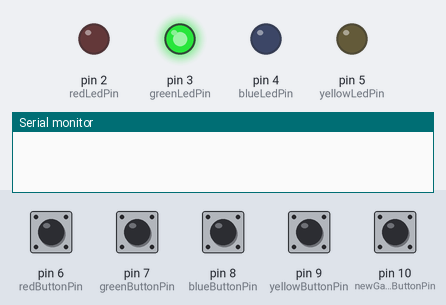
Bench run of a sketch on a simulated Arduino Uno, built with avr-gcc and run on an emulated ATmega328P. On the bench: output pins drawn as LEDs (lit = HIGH), the last lines printed to the serial monitor. Dashed ring = blinking. Inputs (shaded band) come from the test bench; at power-on: pin 6 (redButtonPin), pin 7 (greenButtonPin), pin 8 (blueButtonPin), pin 9 (yellowButtonPin), pin 10 (newGameButtonPin) LOW. Random numbers use the default seed unless the sketch sets one.

Above: at 1.2 s.
1.3 s: pin 10 (newGameButtonPin) pulled HIGH for 0.15 s
At 2.1 s:
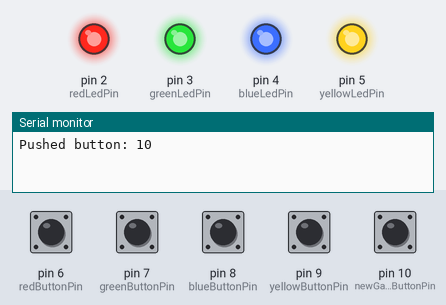
4.4 s: pin 6 (redButtonPin) pulled HIGH for 0.15 s
At 7.0 s:
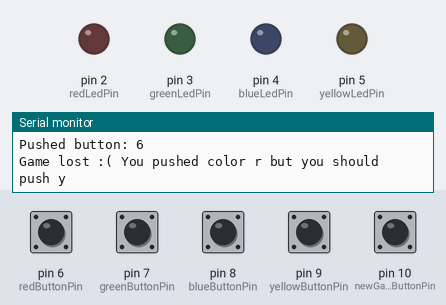
7.4 s: pin 8 (blueButtonPin) pulled HIGH for 0.15 s
At 7.67 s:
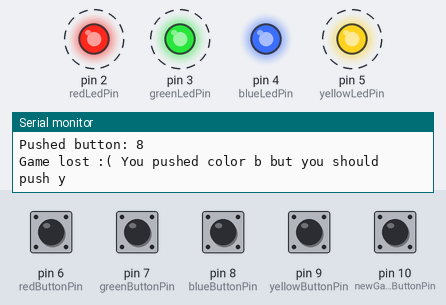
10.4 s: pin 9 (yellowButtonPin) pulled HIGH for 0.15 s
At 12.1 s:
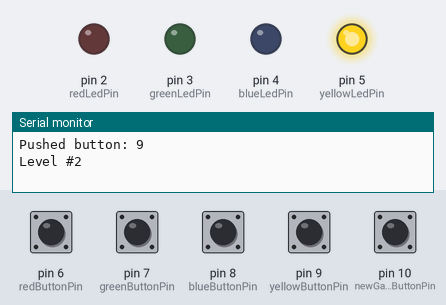
13.5 s: pin 7 (greenButtonPin) pulsed HIGH 5 times (0.12 s each, 0.3 s apart)
At 14.94 s:
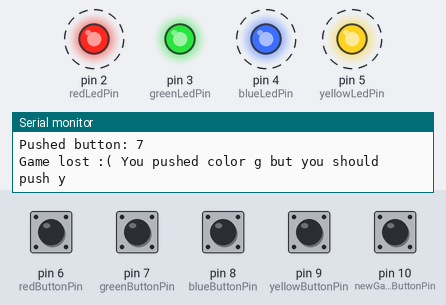
16.5 s: pin 6 (redButtonPin) pulled HIGH for 1 s
At 17.3 s:
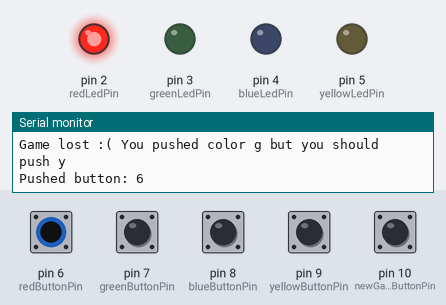
Timing chart, 0 to 20.3 s (numbered marks = the images above; inputs shaded):
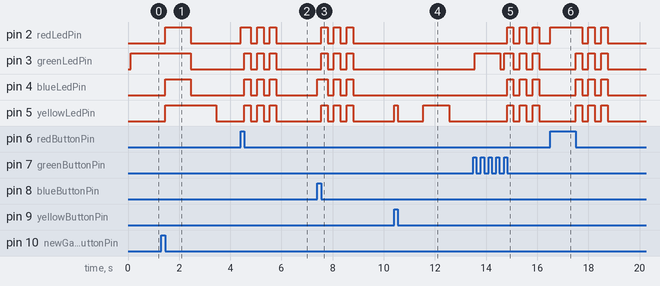

Measured:
- after the input at 1.3 s, pin 2 (redLedPin), pin 4 (blueLedPin): LOW → HIGH after 0.15 s, → LOW 1.0 s later; pin 3 (greenLedPin): HIGH → LOW after 1.2 s; pin 5 (yellowLedPin): LOW → HIGH after 0.15 s, → LOW 2.0 s later
- after the input at 4.4 s, pin 2 (redLedPin): LOW → HIGH at once, then repeats every 0.50 s: LOW 0.25 s, HIGH 0.25 s, until it stays LOW from 5.8 s; pin 3 (greenLedPin), pin 4 (blueLedPin), pin 5 (yellowLedPin): alternates HIGH for 0.25 s and LOW for 0.25 s, 6 changes in all, then stays LOW, starting after 0.15 s
- after the input at 7.4 s, pin 2 (redLedPin), pin 3 (greenLedPin), pin 5 (yellowLedPin): alternates HIGH for 0.25 s and LOW for 0.25 s, 6 changes in all, then stays LOW, starting after 0.15 s; pin 4 (blueLedPin): LOW → HIGH at once, then repeats every 0.50 s: LOW 0.25 s, HIGH 0.25 s, until it stays LOW from 8.8 s
- after the input at 10.4 s, pin 5 (yellowLedPin): LOW → HIGH at once, → LOW 0.15 s later, → HIGH 1.0 s later, → LOW 1.0 s later
- after the input at 13.5 s, pin 2 (redLedPin), pin 4 (blueLedPin), pin 5 (yellowLedPin): alternates HIGH for 0.25 s and LOW for 0.25 s, starting after 1.3 s
- after the input at 16.5 s, pin 2 (redLedPin): LOW → HIGH at once, then repeats every 0.50 s: LOW 0.25 s, HIGH 0.25 s, until it stays LOW from 18.8 s; pin 3 (greenLedPin), pin 4 (blueLedPin), pin 5 (yellowLedPin): alternates HIGH for 0.25 s and LOW for 0.25 s, 6 changes in all, then stays LOW, starting after 1.0 s

The sketch:

MemoryGame.ino
```cpp
/**
 * 1. Connect to power
 * 2. Green LED will turn on when game is prepared.
 * 3. Push Main button (Without color assigned)
 * 4. All LEDs will turn on and one LED will kick off the game
 * 5. Enjoy the game!
 * 6. If you push wrong Color button during the game, LEDs will blink few times and you have to reset the game using Main button.
 *
 * Tip: If you want to set up difficulty of the game, hold Main button in any phase for a while until all LEDs start blinking rappidly.
 * LEDs will show currently selected level of difficulty in binary code. Increase difficulty using Red button and decrease it using Yellow.
 * Hold Main button again to confirm your selection.
 */


const char colors[4] = {'r', 'g', 'b', 'y'};

const int redLedPin = 2;
const int greenLedPin = 3;
const int blueLedPin = 4;
const int yellowLedPin = 5;

const int redButtonPin = 6;
const int greenButtonPin = 7;
const int blueButtonPin = 8;
const int yellowButtonPin = 9;
const int newGameButtonPin = 10;

const int maxGameLength = 100;
char game[maxGameLength];
int currentLevelColorIndex = -1;
int currentLevel = -1;
int pushedButtonPin = -1;

unsigned long lastButtonChangeTime = 0;
int difficulty = 1;
const int difficultySpaceSize = 9;
const int gameDifficulties[difficultySpaceSize] = {1000, 900, 800, 700, 600, 500, 400, 300, 200};

const int prepared_mode = 0;
const int game_mode = 1;
const int difficulty_mode = 2;

int currentMode;

void setup() {
    Serial.begin(9600);
    pinMode(redLedPin, OUTPUT);
    pinMode(greenLedPin, OUTPUT);
    pinMode(blueLedPin, OUTPUT);
    pinMode(yellowLedPin, OUTPUT);
    pinMode(redButtonPin, INPUT);
    pinMode(greenButtonPin, INPUT);
    pinMode(blueButtonPin, INPUT);
    pinMode(yellowButtonPin, INPUT);
    pinMode(newGameButtonPin, INPUT);
    currentMode = prepared_mode;
}

void loop() {
  if((millis() - lastButtonChangeTime) < 100) {
    return;
  }
  switch (currentMode) {
    case prepared_mode:
      digitalWrite(greenLedPin, HIGH);
      break;
    case difficulty_mode:
      displayCurrentDifficulty();
      break;
  }
  if (pushedButtonPin == -1) {
    checkButtonPush();
  }
  else {
    checkButtonRelease();
  }
}

void checkButtonPush() {
  if (digitalRead(newGameButtonPin) == HIGH) {
    pushButton(newGameButtonPin);
  }
  else if (digitalRead(redButtonPin) == HIGH) {
    pushButton(redButtonPin);
  }
  else if (digitalRead(greenButtonPin) == HIGH) {
    pushButton(greenButtonPin);
  }
  else if (digitalRead(blueButtonPin) == HIGH) {
    pushButton(blueButtonPin);
  }
  else if (digitalRead(yellowButtonPin) == HIGH) {
    pushButton(yellowButtonPin);
  }
}

void pushButton(int buttonPin) {
  pushedButtonPin = buttonPin;
  lastButtonChangeTime = millis();
  Serial.println("Pushed button: " + String(pushedButtonPin));
  if(currentMode == game_mode) {
    if (pushedButtonPin != newGameButtonPin) {
      digitalWrite(getLedPinByButtonPin(buttonPin), HIGH);
    }
  }
}

void checkButtonRelease() {
  if (digitalRead(pushedButtonPin) == LOW) {
    lastButtonChangeTime = millis();
    switch (currentMode) {
      case prepared_mode:
        if (pushedButtonPin == newGameButtonPin) {
          blinkAllColors(1000, 1);
          resetGame();
          playLevel();
          currentMode = game_mode;
        }
        break;
      case game_mode:
        if (pushedButtonPin == newGameButtonPin) {
          blinkAllColors(1000, 1);
          resetGame();
          playLevel();
        } else {
          releaseColorButton(pushedButtonPin);
        }
        break;
      case difficulty_mode:
        if (pushedButtonPin == redButtonPin) {
          if (difficulty < difficultySpaceSize) {
            difficulty += 1;
          }
        }
        else if(pushedButtonPin == yellowButtonPin) {
          if (difficulty > 1) {
            difficulty -= 1;
          }
        }
        break;
    }
    pushedButtonPin = -1;
  } else {
  if(pushedButtonPin == newGameButtonPin and (millis() - lastButtonChangeTime) > 1000) {
    blinkAllColors(150, 5);
    if (currentMode == game_mode) {
      currentMode = difficulty_mode;
    } else {
      currentMode = game_mode;
    }
  }
  }
}

void releaseColorButton(int buttonPin) {
  digitalWrite(getLedPinByButtonPin(buttonPin), LOW);
  char buttonColor = getButtonColor(buttonPin);
  if (buttonColor == game[currentLevelColorIndex]) {
    currentLevelColorIndex += 1;
    if (currentLevelColorIndex > currentLevel) {
      delay(1000);
      nextLevel();
      playLevel();
    }
  }
  else {
    gameLost(buttonColor);
  }
}


void resetGame() {
  game[0] = getRandomColor();
  for (int i = 1; i < maxGameLength; i++) {
    game[i] = '-';
  }
  currentLevel = 0;
  currentLevelColorIndex = 0;
}

void nextLevel() {
  currentLevel += 1;
  currentLevelColorIndex = 0;
  game[currentLevel] = getRandomColor();
}

void playLevel() {
  Serial.println("Level #" + String(currentLevel + 1));
  displayLevel();
}

void gameLost(char pushedColor) {
  Serial.println("Game lost :( You pushed color " + String(pushedColor) + " but you should push " + String(game[currentLevelColorIndex]));
  blinkAllColors(250, 3);
}

char getRandomColor() {
  int randomNum = random(0, 4);
  return colors[randomNum];
}


void displayLevel() {
  int gameSpeed = gameDifficulties[difficulty - 1];
  for (int i = 0; i <= currentLevel; i++) {
    blinkLed(game[i], gameSpeed);
    if (i != currentLevel) {
      delay(gameSpeed);
    }
  }
}

int getLedPinByColor(char color) {
  switch (color) {
    case 'r':
      return redLedPin;
     case 'g':
      return greenLedPin;
     case 'b':
      return blueLedPin;
     case 'y':
      return yellowLedPin;
  }
}

int getLedPinByButtonPin(int buttonPin) {
  switch (buttonPin) {
    case redButtonPin:
      return redLedPin;
     case greenButtonPin:
      return greenLedPin;
     case blueButtonPin:
      return blueLedPin;
     case yellowButtonPin:
      return yellowLedPin;
  }
}

char getButtonColor(int buttonPin) {
  switch (buttonPin) {
    case redButtonPin:
      return 'r';
    case greenButtonPin:
      return 'g';
    case blueButtonPin:
      return 'b';
    case yellowButtonPin:
      return 'y';
  }
}

void blinkAllColors(int blink_delay, int repeat) {
  for (int i = 0; i < repeat; i++) {
    digitalWrite(redLedPin, HIGH);
    digitalWrite(greenLedPin, HIGH);
    digitalWrite(blueLedPin, HIGH);
    digitalWrite(yellowLedPin, HIGH);
    delay(blink_delay);
    digitalWrite(redLedPin, LOW);
    digitalWrite(greenLedPin, LOW);
    digitalWrite(blueLedPin, LOW);
    digitalWrite(yellowLedPin, LOW);
    if (i + 1 != repeat) {
      delay(blink_delay);
    }
  }
}

void blinkLed(char color, int blink_delay) {
  int ledPin = getLedPinByColor(color);
  digitalWrite(ledPin, HIGH);
  delay(blink_delay);
  digitalWrite(ledPin, LOW);
}

void displayCurrentDifficulty() {
  digitalWrite(yellowLedPin, bitRead(difficulty, 0));
  digitalWrite(blueLedPin, bitRead(difficulty, 1));
  digitalWrite(greenLedPin, bitRead(difficulty, 2));
  digitalWrite(redLedPin, bitRead(difficulty, 3));
}
```
